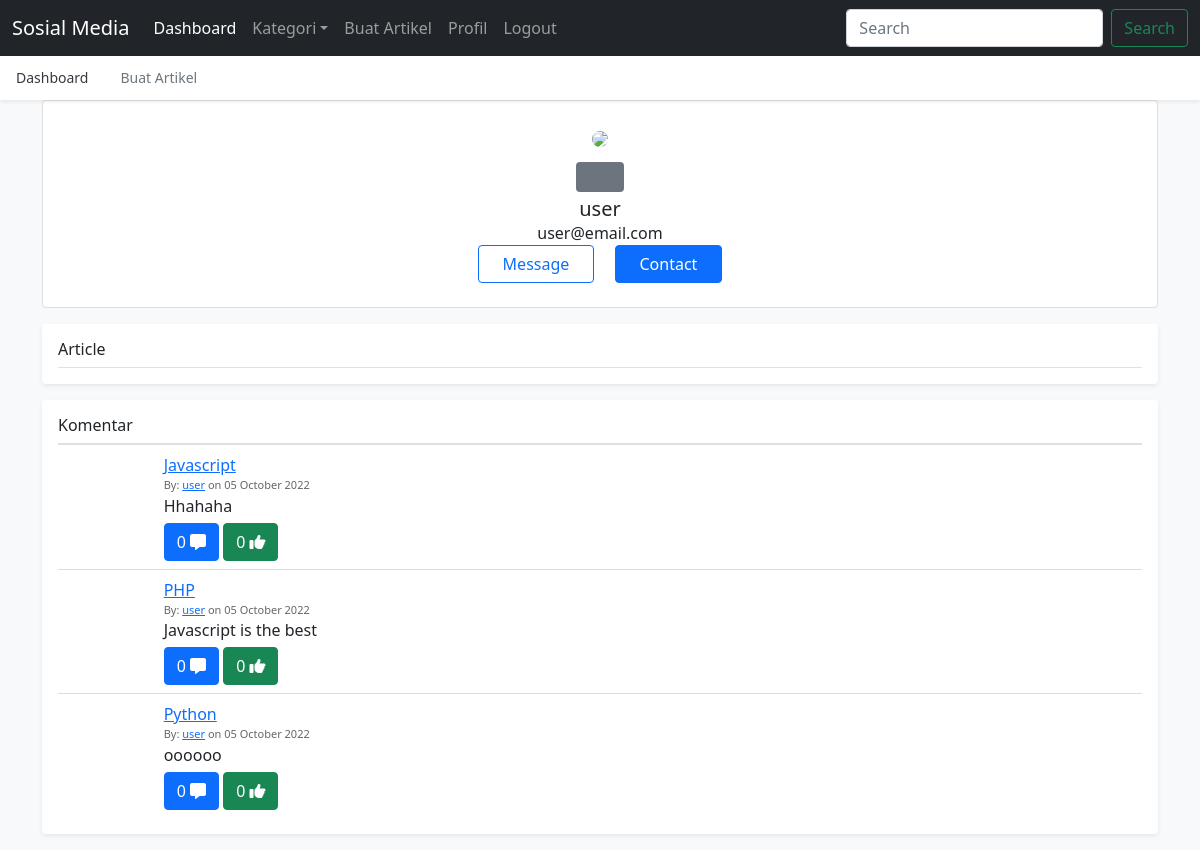
/user.php?username=user, run on the app's committed database.
### tables this page shows
CREATE TABLE `user` (
  `username` varchar(100) NOT NULL,
  `email` varchar(100) DEFAULT NULL,
  `nama_lengkap` varchar(255) DEFAULT NULL,
  `foto` varchar(255) DEFAULT NULL,
  `level_user` int DEFAULT NULL,
  `password` varchar(255) DEFAULT NULL,
  PRIMARY KEY (`username`)
);

CREATE TABLE `comment` (
  `id` int NOT NULL AUTO_INCREMENT,
  `id_artikel` int DEFAULT NULL,
  `comment` text,
  `jml_like` int NOT NULL DEFAULT '0',
  `jml_comment` int NOT NULL DEFAULT '0',
  `created_at` datetime DEFAULT NULL,
  `updated_at` datetime DEFAULT NULL,
  `username` varchar(100) DEFAULT NULL,
  PRIMARY KEY (`id`),
  KEY `artikel_id` (`id_artikel`),
  CONSTRAINT `artikel_id` FOREIGN KEY (`id_artikel`) REFERENCES `artikel` (`id`)
);

CREATE TABLE `kategori` (
  `id` int NOT NULL AUTO_INCREMENT,
  `kategori` varchar(255) DEFAULT NULL,
  PRIMARY KEY (`id`)
);

### user.php (the view, shortened to what this page needs)
<!doctype html>
<html lang="en">
<?php
include "config/koneksi.php";
?>
<head>
  <link href="asset/css/bootstrap.min.css" rel="stylesheet">
  <link href="asset/css/comment.css" rel="stylesheet">
  <link href="asset/fontawesome/css/fontawesome.css" rel="stylesheet">
  <link href="asset/fontawesome/css/brands.css" rel="stylesheet">
  <link href="asset/fontawesome/css/solid.css" rel="stylesheet">
  <link href="asset/css/offcanvas.css" rel="stylesheet">
</head>
<body class="bg-light">
  <nav class="navbar navbar-expand-lg fixed-top navbar-dark bg-dark" aria-label="Main navigation">
    <div class="container-fluid">
      <a class="navbar-brand" href="index.php">Sosial Media</a>
      <div class="navbar-collapse offcanvas-collapse" id="navbarsExampleDefault">
        <ul class="navbar-nav me-auto mb-2 mb-lg-0">
          <li class="nav-item">
            <a class="nav-link active" aria-current="page" href="index.php">Dashboard</a>
          </li>
          <li class="nav-item dropdown">
            <a class="nav-link dropdown-toggle" href="#" id="dropdown01" data-bs-toggle="dropdown" aria-expanded="false">Kategori</a>
          </li>
          <li class="nav-item">
            <a class="nav-link" href="index.php?menu=tambah">Buat Artikel</a>
          </li>
          <li class="nav-item">
            <a class="nav-link" href="index.php?menu=profil">Profil</a>
          </li>
          <li class="nav-item">
            <a class="nav-link" href="logout.php">Logout</a>
          </li>
        </ul>
        <form class="d-flex">
          <input class="form-control me-2" type="search" placeholder="Search" aria-label="Search">
          <button class="btn btn-outline-success" type="submit">Search</button>
        </form>
      </div>
    </div>
  </nav>
  <div class="nav-scroller bg-body shadow-sm">
    <nav class="nav nav-underline" aria-label="Secondary navigation">
      <a class="nav-link active" aria-current="page" href="index.php">Dashboard</a>
      <a class="nav-link" href="index.php?menu=tambah">Buat Artikel</a>
    </nav>
  </div>
  <main class="container">
    <div class="row d-flex justify-content-center">
        <div class="col-md-12">
            <div class="card p-3 py-4">
            <?php
                $sql="SELECT * from user where username='".$_GET['username']."'";
                $result = mysqli_query($mysqli, $sql);
                $data = mysqli_fetch_array($result)
                ?>
                <div class="text-center">
                    <img src="asset/brand/user.svg" width="100" class="rounded-circle">
                </div>
                <div class="text-center mt-3">
                    <span class="bg-secondary p-1 px-4 rounded text-white"></span>
                    <h5 class="mt-2 mb-0"><?php echo $data['nama_lengkap'] ?></h5>
                    <span><?php echo $data['email'] ?></span>
                    <div class="buttons">
                        <button class="btn btn-outline-primary px-4">Message</button>
                        <button class="btn btn-primary px-4 ms-3">Contact</button>
                    </div>
                </div>
            </div>
        </div>
    </div>
    <div class="my-3 p-3 bg-body rounded shadow-sm">
      <h6 class="border-bottom pb-2 mb-0">Article</h6>
    </div>
    <div class="my-3 p-3 bg-body rounded shadow-sm">
        <h6 class="border-bottom pb-2 mb-0">Komentar</h6>
        <div class="panel panel-default widget">
          <div class="panel-body">
            <ul class="list-group">
              <?php
              $sql = "SELECT
              komen.*,
              artikel.kategori,
              (komen.jml_comment*0.7 + komen.jml_like *0.3) AS peringkat,
              `user`.nama_lengkap,
              kategori.kategori AS nama_kategori
            FROM
              `comment` AS komen
              LEFT JOIN
              artikel
              ON
                artikel.id = komen.id_artikel
              LEFT JOIN
              kategori
              ON
                kategori.id = artikel.kategori
              LEFT JOIN
              `user`
              ON
                `user`.username = komen.username
            Where `user`.username='".$_GET['username']."'
            ORDER BY
              peringkat DESC";
              $result = mysqli_query($mysqli, $sql);
              while ($data = mysqli_fetch_array($result)) {
                echo '<li class="list-group-item">
                  <div class="row">
                      <div class="col-xs-2 col-md-1">
                          <img src="asset/brand/user.svg" class="img-circle img-responsive" alt="" /></div>
                      <div class="col-xs-10 col-md-11">
                          <div>
                              <a href="?kategori=' . $data['kategori'] . '">' . $data['nama_kategori'] . '</a>
                              <div class="mic-info">
                                  By: <a href="#">' . $data['nama_lengkap'] . '</a> on ' . date('d F Y', strtotime($data['created_at'])) . '
                              </div>
                          </div>
                          <div class="comment-text">
                             ' . $data['comment'] . '
                          </div>
                          <div class="action">
                              <button type="button" onclick="showComment('.$data['id'].')" class="btn btn-primary btn-xs" title="Comment">
                              '.$data['jml_comment'].' <span class="fa fa-message"></span>
                              </button>
                              <button type="button" onClick="Like(' . $data['id'] . ')" class="btn btn-success btn-xs" title="Approved">
                              '.$data['jml_like'].' <span class="fa fa-thumbs-up"></span>
                              </button>
                          </div>
                          <div id="showComment'.$data['id'].'" style="display:none">
                            <textarea id="comment'.$data['id'].'" class="form-control"></textarea>
                            <button onClick="simpanComment('.$data['id'].')" class="btn btn-primary">comment</button>
                          </div>
                      </div>
                  </div>
              </li>';
              }
              ?>
            </ul>
          </div>
        </div>
      </div>
  </main>
</body>
</html>

### asset/css/comment.css (style rules this page uses)
body { padding-top:30px; }
.widget .panel-body { padding:0px; }
.widget .list-group { margin-bottom: 0; }
.widget li.list-group-item { border-radius: 0;border: 0;border-top: 1px solid #ddd; }
.widget .mic-info { color: #666666;font-size: 11px; }
.widget .action { margin-top:5px; }

### asset/css/offcanvas.css (style rules this page uses)
html, body { overflow-x: hidden; }
body { padding-top: 56px; }
.nav-scroller { position: relative; z-index: 2; height: 2.75rem; overflow-y: hidden; }
.nav-scroller .nav { display: flex; flex-wrap: nowrap; padding-bottom: 1rem; margin-top: -1px; overflow-x: auto; color: rgba(255, 255, 255, .75); text-align: center; white-space: nowrap; -webkit-overflow-scrolling: touch; }
.nav-underline .nav-link { padding-top: .75rem; padding-bottom: .75rem; font-size: .875rem; color: #6c757d; }
.nav-underline .active { font-weight: 500; color: #343a40; }

### data on the page
user: nama_lengkap "user", email "user@email.com"
comment: kategori.kategori "Javascript", user.nama_lengkap "user", created_at "05 October 2022", comment "Hhahaha", jml_comment "0", jml_like "0"
comment: kategori.kategori "PHP", user.nama_lengkap "user", created_at "05 October 2022", comment "Javascript is the best", jml_comment "0", jml_like "0"
comment: kategori.kategori "Python", user.nama_lengkap "user", created_at "05 October 2022", comment "oooooo", jml_comment "0", jml_like "0"
